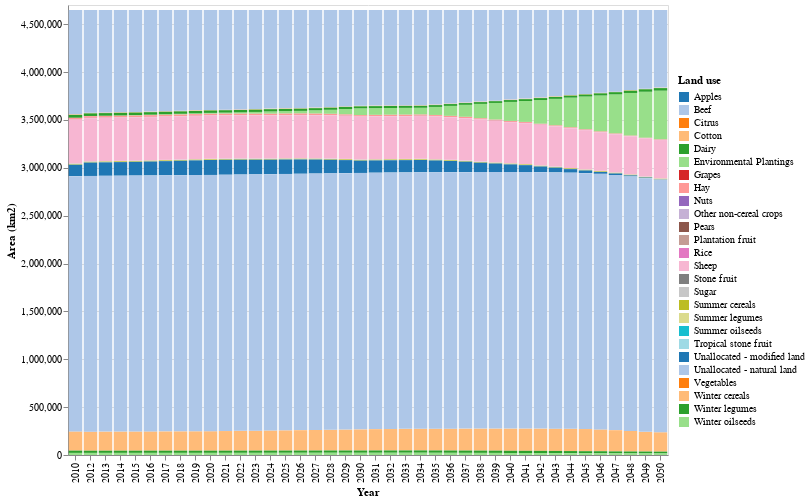

This figure's notebook cell:
### Code cell
# HIDE CODE
lu_area = get_AREA_lu(crosstab_lu)
plot_area_lu(lu_area)

### Figure 1 — Vega-Lite specification as saved in the notebook (floating-point values rounded to 4 significant figures; data arrays with more than 128 entries replaced by an {"elided": "..."} marker saying what was removed)
{"config": {"view": {"continuousWidth": 300, "continuousHeight": 300}}, "data": {"name": "data-350d33f2c346990c01bb65cf8a0e73de"}, "mark": {"type": "bar"}, "encoding": {"color": {"field": "Land use", "legend": {"direction": "vertical", "legendX": 610, "legendY": 70, "orient": "none", "title": "Land use", "titleAnchor": "start"}, "scale": {"scheme": "category20"}, "title": "Land use", "type": "nominal"}, "tooltip": [{"field": "Year", "type": "quantitative"}, {"field": "Land use", "type": "nominal"}, {"field": "Area (km2)", "type": "quantitative"}], "x": {"field": "Year", "title": "Year", "type": "ordinal"}, "y": {"field": "Area (km2)", "scale": {"domain": [0, 4700000]}, "title": "Area (km2)", "type": "quantitative"}}, "height": 450, "width": 600, "$schema": "https://vega.github.io/schema/vega-lite/v5.15.1.json", "datasets": {"data-350d33f2c346990c01bb65cf8a0e73de": {"elided": "1040 records"}}}
